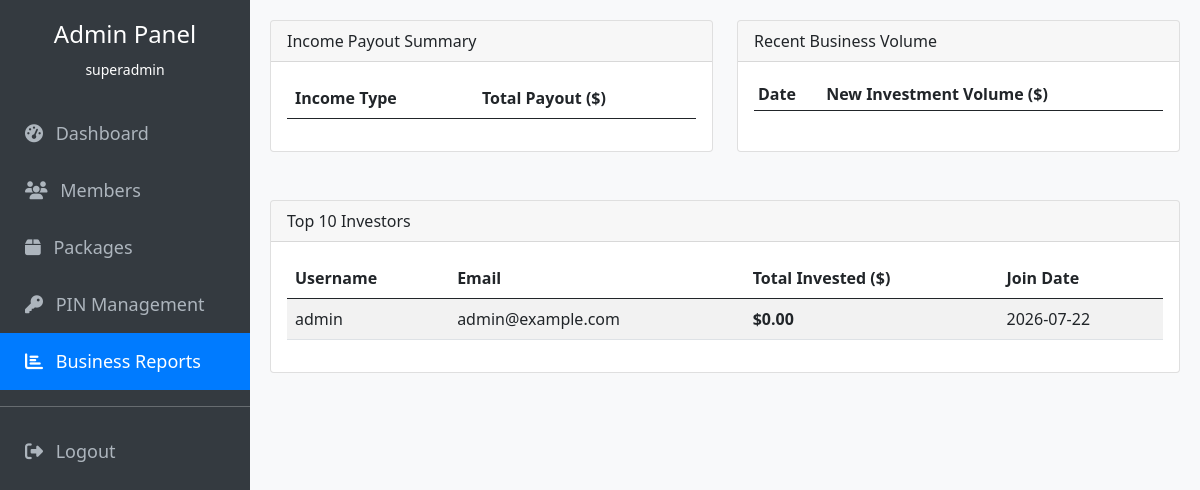
The page /admin/reports.php (signed in) on the database its author committed.
### tables this page shows
CREATE TABLE IF NOT EXISTS `users` (
  `id` INT AUTO_INCREMENT PRIMARY KEY,
  `username` VARCHAR(50) UNIQUE NOT NULL,
  `full_name` VARCHAR(100) DEFAULT NULL,
  `phone` VARCHAR(20) DEFAULT NULL,
  `address` TEXT DEFAULT NULL,
  `post_office_number` VARCHAR(20) DEFAULT NULL,
  `state` VARCHAR(100) DEFAULT NULL,
  `country` VARCHAR(100) DEFAULT NULL,
  `email` VARCHAR(100) UNIQUE NOT NULL,
  `password` VARCHAR(255) NOT NULL,
  `sponsor_id` INT DEFAULT NULL,
  `placement_id` INT DEFAULT NULL,
  `position` ENUM('left', 'right') DEFAULT NULL,
  `rank_id` INT DEFAULT 0,
  `total_investment` DECIMAL(15, 2) DEFAULT 0.00,
  `left_leg_business` DECIMAL(15, 2) DEFAULT 0.00,
  `right_leg_business` DECIMAL(15, 2) DEFAULT 0.00,
  `rank_income_days` INT DEFAULT 0,
  `status` ENUM('active', 'inactive', 'suspended') DEFAULT 'active',
  `created_at` TIMESTAMP DEFAULT CURRENT_TIMESTAMP,
  FOREIGN KEY (`sponsor_id`) REFERENCES `users`(`id`),
  FOREIGN KEY (`placement_id`) REFERENCES `users`(`id`)
);

### admin/reports.php (the view, shortened to what this page needs)
<?php
include __DIR__ . '/includes/header.php';
?>
<div class="row">
    <div class="col-md-6 mb-4">
        <div class="card h-100">
            <div class="card-header">Income Payout Summary</div>
            <div class="card-body">
                <table class="table">
                    <thead>
                        <tr>
                            <th>Income Type</th>
                            <th>Total Payout ($)</th>
                        </tr>
                    </thead>
                </table>
            </div>
        </div>
    </div>
    <div class="col-md-6 mb-4">
        <div class="card h-100">
            <div class="card-header">Recent Business Volume</div>
            <div class="card-body">
                <div class="table-responsive">
                    <table class="table table-sm">
                        <thead>
                            <tr>
                                <th>Date</th>
                                <th>New Investment Volume ($)</th>
                            </tr>
                        </thead>
                    </table>
                </div>
            </div>
        </div>
    </div>
</div>
<div class="row mt-4">
    <div class="col-md-12">
        <div class="card">
            <div class="card-header">Top 10 Investors</div>
            <div class="card-body">
                <table class="table table-striped">
                    <thead>
                        <tr>
                            <th>Username</th>
                            <th>Email</th>
                            <th>Total Invested ($)</th>
                            <th>Join Date</th>
                        </tr>
                    </thead>
                    <tbody>
                        <?php
                        $topInvestors = $db->query("SELECT username, email, total_investment, created_at FROM users ORDER BY total_investment DESC LIMIT 10")->fetchAll();
                        foreach($topInvestors as $top):
                        ?>
                        <tr>
                            <td><?php echo $top['username']; ?></td>
                            <td><?php echo $top['email']; ?></td>
                            <td class="fw-bold">$<?php echo number_format($top['total_investment'], 2); ?></td>
                            <td><?php echo date('Y-m-d', strtotime($top['created_at'])); ?></td>
                        </tr>
                        <?php endforeach; ?>
                    </tbody>
                </table>
            </div>
        </div>
    </div>
</div>
<?php include __DIR__ . '/includes/footer.php'; ?>

### admin/includes/header.php (style rules this page uses)
body { background-color: #f8f9fa; }

### rows shown on the page
users: username "admin", email "admin@example.com", total_investment "0.00", created_at "2026-07-22"

### other values the page prints
$_SESSION['admin_username'] "superadmin"
